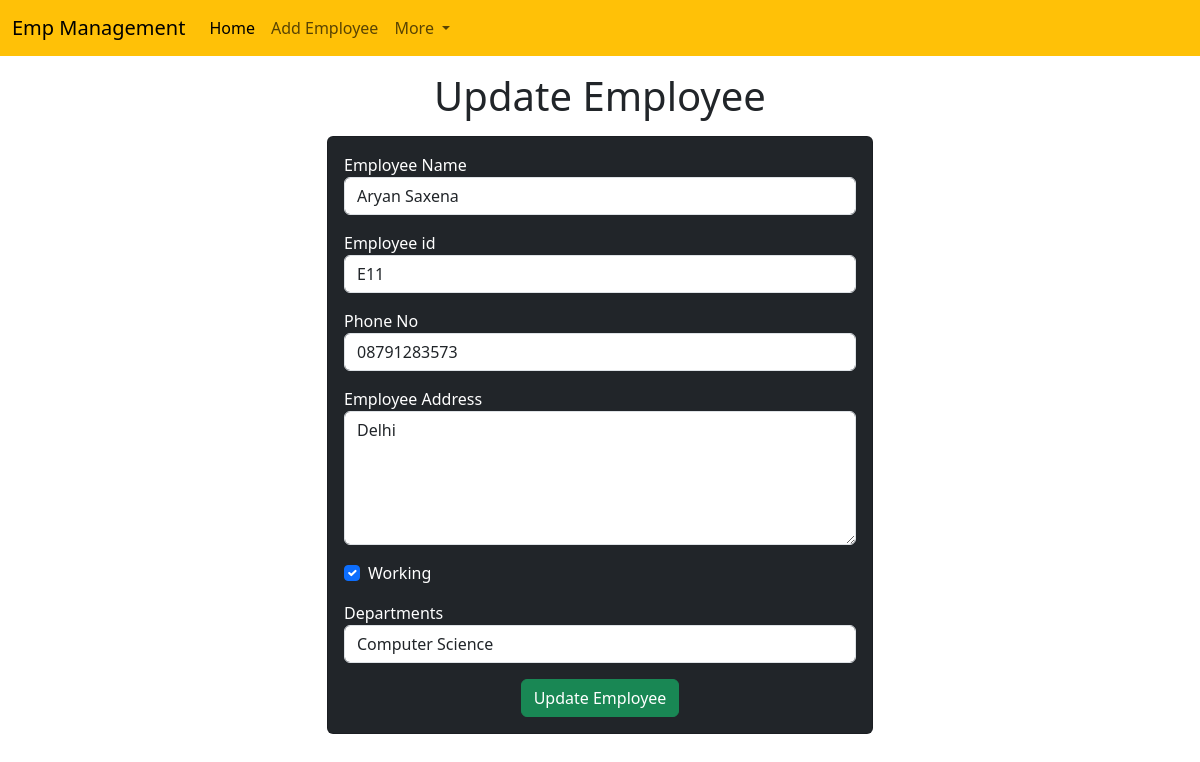
Screenshot of /emp/update-emp/7 with the database file from the repository.
### emp/models.py (models this page shows)
class Emp(models.Model):
    name = models.CharField(max_length=200)
    emp_id = models.CharField(max_length=200)
    phone = models.CharField(max_length=200)
    address = models.CharField(max_length=200)
    working = models.BooleanField(default=True)
    department = models.CharField(max_length=200)

### emp/views.py (the view)
# urls.py: path('update-emp/<int:emp_id>',views.update_emp),
def update_emp(request,emp_id):
    emp=Emp.objects.get(pk=emp_id)
    return render(request,"update_emp.html",{
        'emp':emp
    })

### templates/update_emp.html (shortened to what this page needs)
<!doctype html>
<html lang="en">
  <head>
    <link href="https://cdn.jsdelivr.net/npm/bootstrap@5.3.1/dist/css/bootstrap.min.css" rel="stylesheet">
  </head>
  <body>
    {% include 'navbar.html' %}
    <h1 class="text-center my-3">Update Employee</h1>
    <div class="container">
        <div class="row">
            <div class="col-md-6 offset-md-3">
                <div class="card bg-dark text-white">
                    <div class="card-body">
                        <form action="/emp/do-update-emp/{{emp.id}}" method="POST">
                            <div class="mb-3">
                                <label for="name">Employee Name</label>
                                <input id="name" type="text" class="form-control" placeholder="Enter Your Name" name="name" value="{{emp.name}}">
                            </div>
                            <div class="mb-3">
                                <label for="id">Employee id</label>
                                <input id="id" type="text" class="form-control" placeholder="Enter Employee Id" name="id" value="{{emp.emp_id}}">
                            </div>
                            <div class="mb-3">
                                <label for="phone">Phone No</label>
                                <input id="phone" type="text" class="form-control" placeholder="Enter Your Phone No" name="phone" value="{{emp.phone}}">
                            </div>
                            <div class="mb-3">
                                <label for="address">Employee Address</label>
                                <textarea id="address" cols="30" rows="5" class="form-control" name="address" >{{emp.address}}</textarea>
                            </div>
                            <div class="mb-3 form-check">
                                <label for="working">Working</label>
                                <input type="checkbox" id="working" class="form-check-input" name="working" {% if emp.working %} checked {% endif %}>
                            </div>
                            <div class="mb-3">
                                <label for="department">Departments</label>
                                <select name="department" id="department" class="form-control" name="status" value="{{emp.department}}">
                                    <option value="CSE">Computer Science</option>
                                </select>
                            </div>
                            <div class="container text-center">
                                <button class="btn btn-success">
                                    Update Employee
                                </button>
                            </div>
                        </form>
                    </div>
                </div>
            </div>
        </div>
    </div>
  </body>
</html>

### rows the page displays
Emp: name "Aryan Saxena", id "E11", phone "08791283573", address "Delhi", working "☑", department "Computer Science"
